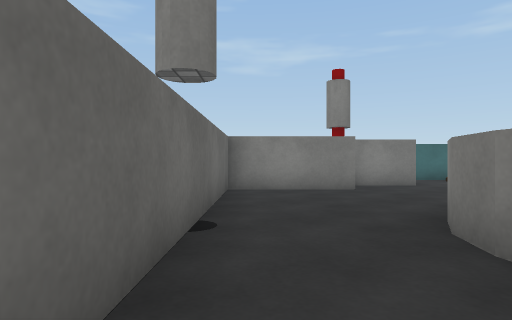
View 1 (above)

14 first-person views from a walk through a Unity game level. The camera is 0.68 m above the floor, looks level and sees 75° across. The floor is counted in squares, 1 m on a side. Each view is taken from the middle of a square. On the plan, view 1 faces up. The plan holds only what a view shows up to about 10 squares ahead; the rest is blank. The place goes on beyond the plan. Surface patterns are stand-ins for the level's own textures.

View 2
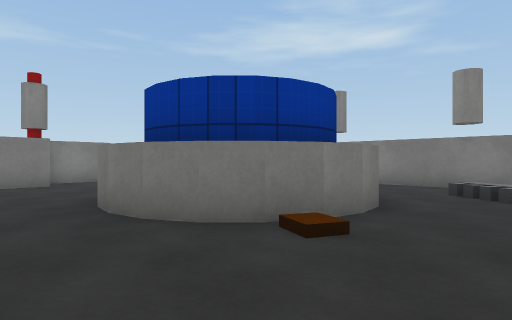

View 3
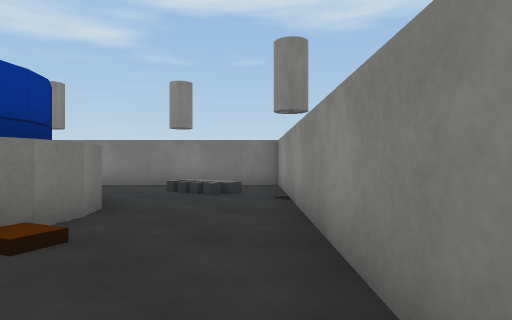

View 4
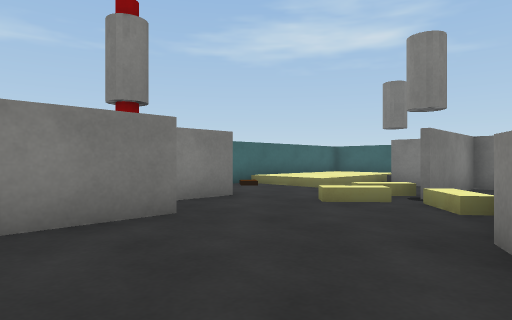

View 5
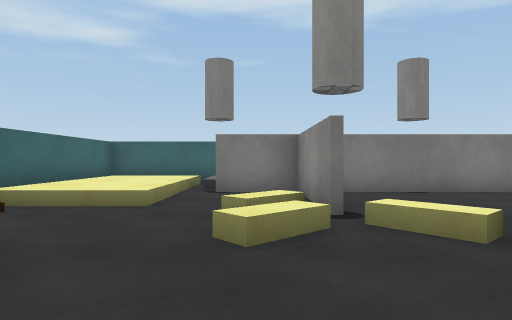

View 6
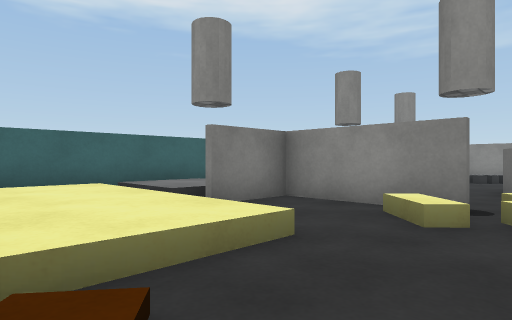

View 7
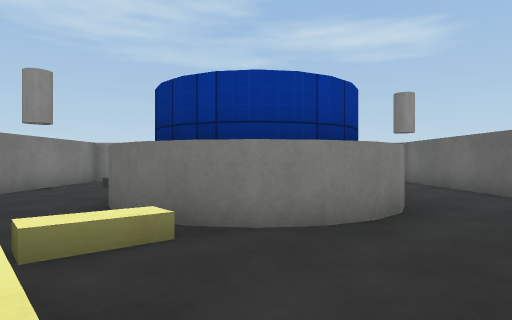

View 8
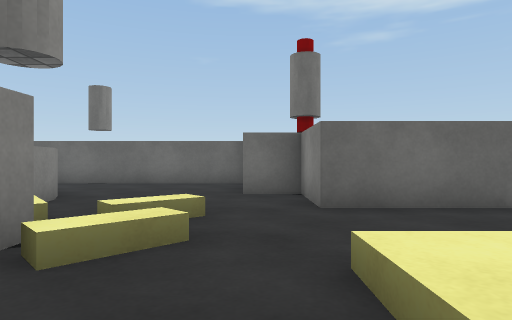

View 9
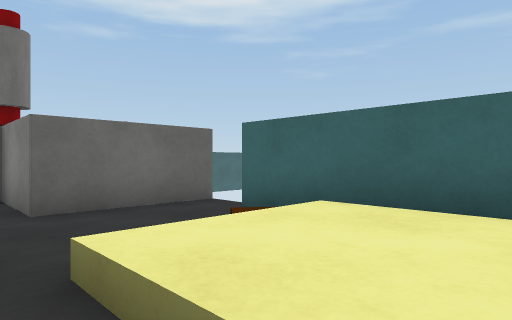

View 10
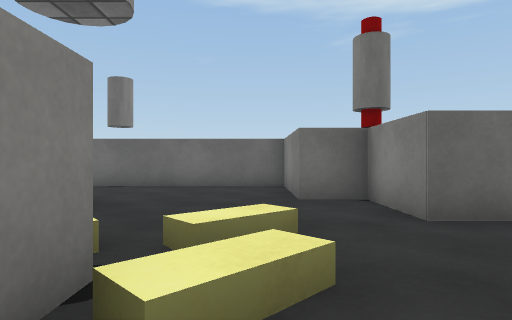

View 11
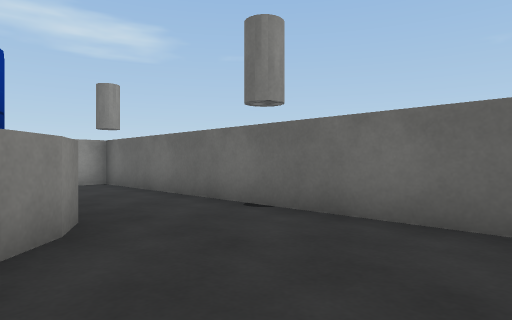

View 12
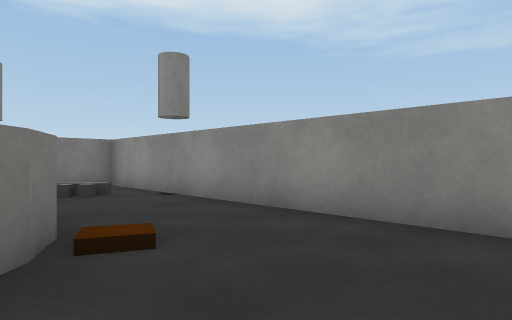

View 13
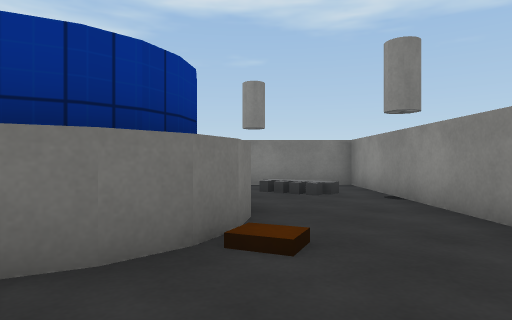

View 14
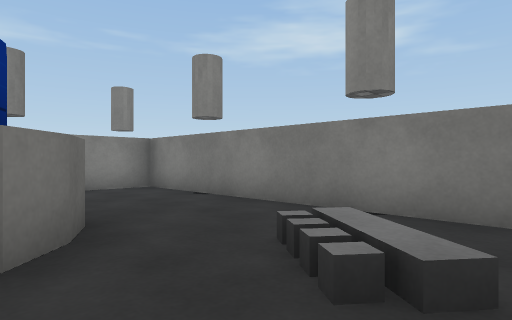

### Floor plan
Key: @ floor where view 1 was taken; # wall or solid block; . floor; = window, fence, low wall or low ledge; ^ raised ledge; B block; O other object.
Columns run from 1 left of view 1 to 12 right of it. Each row starts with its distance up from view 1.
 12      # #
 11      #..^^^^^#
 10      #..^^^^^#
  9    ###..^^^^^#
  8 ####.......OO#
  7 #.....BB..#OO#
  6 #......####  #
  5 #.....BB..#
  4 #...####..#
  3 #..#^ ^^ .#
  2 #..#^  ^ .#
  1 #..##^#^ .#
  0 #@...^..==#
 -1 #.......^=#
 -2 #.........#
 -3 ^##########

Where each view was taken, in squares from view 1:
view 1: 0 up, 0 right, facing up
view 2: 2 down, 0 right, facing up-right
view 3: 2 down, 0 right, facing right
view 4: 4 up, 0 right, facing up-right
view 5: 7 up, 2 right, facing right
view 6: 11 up, 5 right, facing down-right
view 7: 8 up, 4 right, facing down
view 8: 8 up, 9 right, facing left
view 9: 8 up, 9 right, facing up-left
view 10: 7 up, 8 right, facing left
view 11: 7 up, 3 right, facing down-left
view 12: 1 up, 0 right, facing down-right
view 13: 0 up, 0 right, facing right
view 14: 2 down, 5 right, facing up-right
